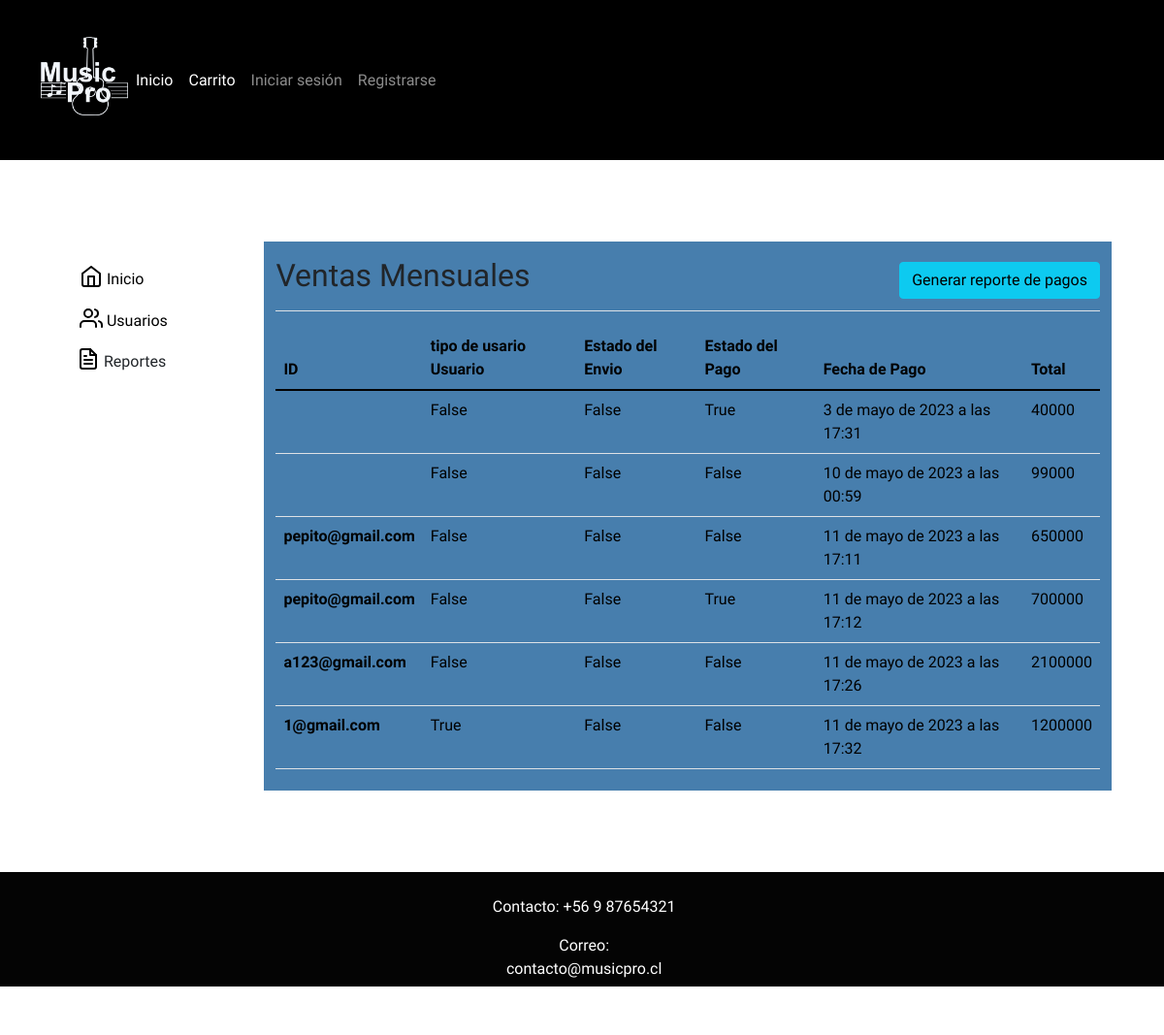
Page /repVentas on the committed database.
### core/models.py (models this page shows)
class Historial(models.Model):
    fecha = models.DateTimeField(auto_now_add=True)
    total = models.IntegerField(default=0)
    estadoPago = models.BooleanField(default=False)
    estadoEnvio = models.BooleanField(default=False)
    OPCION_1 = 'Transferencia'
    OPCION_2 = 'Transbank'
    OPCIONES_TIPO_PAGO = [
        (True, OPCION_1),
        (False, OPCION_2),
    ]
    tipoPago = models.BooleanField(choices=OPCIONES_TIPO_PAGO, default=False)
    TIPO_1 = 'Logueado'
    TIPO_2 = 'Invitado'
    OPCIONES_TIPO_USUARIO = [
        (True, TIPO_1),
        (False, TIPO_2),
    ]
    tipoUsuario = models.BooleanField(choices=OPCIONES_TIPO_USUARIO, null=False,  default=False)
    email = models.EmailField(null=False, default='')

### core/views.py (the view)
# urls.py: path('repVentas', repVentas, name="repVentas"),
def repVentas(request):
    contexto = {'historial': Historial.objects.all()}
    return render(request, 'core/repVentas.html' ,contexto)

### core/context_processor.py (called while the page is built)
def total_carrito(request):
    total = 0
    if 'carrito' in request.session:
        for key, value in request.session["carrito"].items():
            total += int(value["acumulado"])
    return {"total_carrito":total}

### core/templates/core/repVentas.html (shortened to what this page needs)
{% extends "core/layout.html" %}
{% load static %}
{% block head %}
<link href="{% static 'core/css/repventas.css' %}" rel="stylesheet" type="text/css">
{% endblock %}
{% block content %}
<div id="contenido">
    <div class="container-fluid">
      <div class="row">
        <nav id="sidebarMenu" >
          <div class="position-sticky pt-3 sidebar-sticky">
            <ul class="nav flex-column" >
              <li class="nav-item">
                <a class="nav-link active" aria-current="page" id="iconoInfo" href="{% url 'administrador' %}">
                  Inicio
                </a>
              </li>
              <li class="nav-item">
                <a class="nav-link" href="{% url 'usuarioAdmin' %}" id="iconoInfo" >
                  Usuarios
                </a>
              </li>
              <li class="nav-item dropdown">
                <a class="btn btn-toggle align-items-center rounded" role="button" data-bs-toggle="collapse" aria-expanded="false" data-bs-target="#dashboard-collapse">
                  Reportes
                </a>
              </li>
            </ul>
          </div>
        </nav>
        <div id="pantalla">
          <main >
            <div class="d-flex justify-content-between flex-wrap flex-md-nowrap align-items-center pt-3 pb-2 mb-3 border-bottom">
              <h1 class="h2">Ventas Mensuales</h1> <button class="btn btn-info" onclick="generarinfo()">Generar reporte de pagos</button>
            </div>
              <div class="ratio ratio-16x9">
                <div class="tabla">
                    <table class="table" id="tabla" style="color:rgb(0, 0, 0)">
                        <thead>
                            <tr>
                                <th scope="col">ID</th>
                                <th scope="col">tipo de usario Usuario</th>
                                <th scope="col">Estado del Envio</th>
                                <th scope="col">Estado del Pago</th>
                                <th scope="col">Fecha de Pago</th>
                                <th scope="col">Total</th>
                            </tr>
                        </thead>
                        <tbody>
                            {% for i in historial %}
                            <tr>
                                <th scope="row">{{ i.email }}</th>
                                <td>{{ i.tipoUsuario }}</td>
                                <td>{{ i.estadoEnvio }}</td>
                                <td>{{ i.estadoPago }}</td>
                                <td>{{ i.fecha }}</td>
                                <td>{{ i.total }}</td>
                            </tr>
                            {% endfor %}
                        </tbody>
                    </table>
                </div>
            </div>
          </main>
        </div>
      </div>
    </div>
  </div>
{% endblock %}

### core/static/core/css/layout.css (style rules this page uses)
body { background-image: url("https://i.pinimg.com/564x/20/8b/9b/208b9ba35cebefbba9f945fb69f021ce.jpg"); background-repeat: no-repeat; background-position: center center; background-size: cover; background-attachment: fixed; }
* { padding: 0; margin: 0; font-family: 'Chakra Petch', sans-serif; }
body { background-color: #ffffff; background-color: #ffffff; }

### core/static/core/css/repventas.css (style rules this page uses)
#contenido { display: flex; justify-content: space-around; width: 95%; padding: 2%; margin: 5% 0% 5% 0%; background-color: rgb(255, 255, 255); }
#sidebarMenu { width: 20%; height: 100%; class:"col-md-3 col-lg-2 d-md-block bg-light sidebar "; }
#pantalla { width: 80%; background-color: rgb(71, 126, 173); }
#iconoInfo { color: black; }
.container-fluid { height: auto; }

### rows in the picture
Historial: tipoUsuario "False", estadoEnvio "False", estadoPago "True", fecha "3 de mayo de 2023 a las 17:31", total "40000"
Historial: tipoUsuario "False", estadoEnvio "False", estadoPago "False", fecha "10 de mayo de 2023 a las 00:59", total "99000"
Historial: email "pepito@gmail.com", tipoUsuario "False", estadoEnvio "False", estadoPago "False", fecha "11 de mayo de 2023 a las 17:11", total "650000"
Historial: email "pepito@gmail.com", tipoUsuario "False", estadoEnvio "False", estadoPago "True", fecha "11 de mayo de 2023 a las 17:12", total "700000"
Historial: email "a123@gmail.com", tipoUsuario "False", estadoEnvio "False", estadoPago "False", fecha "11 de mayo de 2023 a las 17:26", total "2100000"
Historial: email "1@gmail.com", tipoUsuario "True", estadoEnvio "False", estadoPago "False", fecha "11 de mayo de 2023 a las 17:32", total "1200000"
